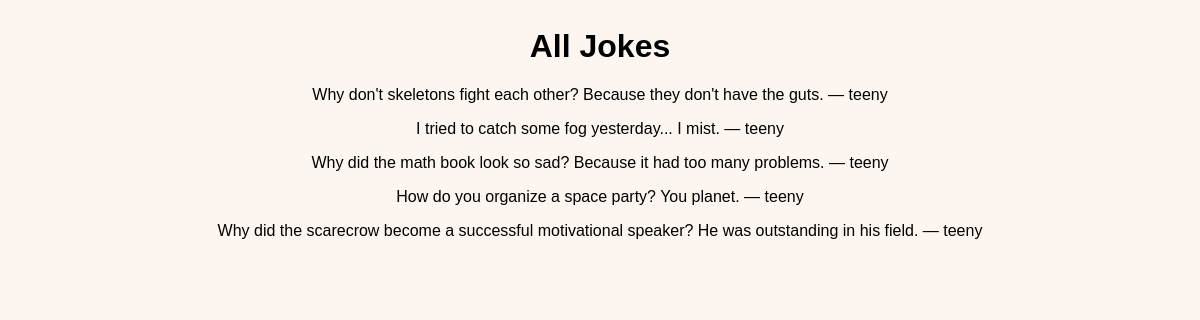
Page /dadjokes/jokes on the committed database.
### dadjokes/models.py (models this page shows, shortened)
class Joke(models.Model):
    text = models.TextField()
    contributor = models.CharField(max_length=100)
    created_at = models.DateTimeField(auto_now_add=True)

### dadjokes/views.py (the view)
# urls.py: path('jokes', views.jokes_list),
def jokes_list(request):
    jokes = Joke.objects.all()
    return render(request, 'dadjokes/jokes_list.html', {'jokes': jokes})

### dadjokes/templates/dadjokes/jokes_list.html
{% extends 'formdata/base.html' %}
{% block content %}
<h1>All Jokes</h1>
{% for j in jokes %}
<p>{{ j.text }} — {{ j.contributor }}</p>
{% endfor %}
{% endblock content %}

### static/styles.css (style rules this page uses)
body { font-family: Arial, sans-serif; background-color: #fdf6f0; padding: 20px; text-align: center; }

### rows in the picture
Joke: text "Why don't skeletons fight each other? Because they don't have the guts.", contributor "teeny"
Joke: text "I tried to catch some fog yesterday... I mist.", contributor "teeny"
Joke: text "Why did the math book look so sad? Because it had too many problems.", contributor "teeny"
Joke: text "How do you organize a space party? You planet.", contributor "teeny"
Joke: text "Why did the scarecrow become a successful motivational speaker? He was outstanding in his field.", contributor "teeny"
